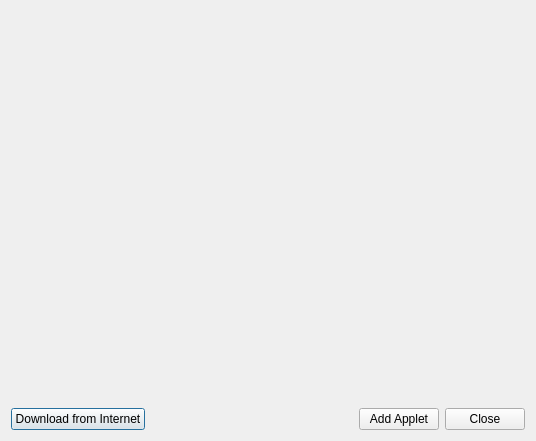
<ui version="4.0" >
 <class>AppletBrowserWindowBase</class>
 <widget class="QDialog" name="AppletBrowserWindowBase" >
  <property name="geometry" >
   <rect>
    <x>0</x>
    <y>0</y>
    <width>536</width>
    <height>441</height>
   </rect>
  </property>
  <property name="windowTitle" >
   <string>Dialog</string>
  </property>
  <layout class="QGridLayout" >
   <item row="0" column="0" colspan="4" >
    <widget class="KCategorizedItemsView" native="1" name="appletList" />
   </item>
   <item row="1" column="0" >
    <widget class="QPushButton" name="buttonGHNS" >
     <property name="text" >
      <string>Download from Internet</string>
     </property>
    </widget>
   </item>
   <item row="1" column="1" >
    <spacer>
     <property name="orientation" >
      <enum>Qt::Horizontal</enum>
     </property>
     <property name="sizeHint" >
      <size>
       <width>40</width>
       <height>20</height>
      </size>
     </property>
    </spacer>
   </item>
   <item row="1" column="2" >
    <widget class="QPushButton" name="buttonAdd" >
     <property name="text" >
      <string>Add Applet</string>
     </property>
    </widget>
   </item>
   <item row="1" column="3" >
    <widget class="QPushButton" name="buttonClose" >
     <property name="text" >
      <string>Close</string>
     </property>
    </widget>
   </item>
  </layout>
 </widget>
 <customwidgets>
  <customwidget>
   <class>KCategorizedItemsView</class>
   <extends>QWidget</extends>
   <header>appletbrowser/kcategorizeditemsview_p.h</header>
   <container>1</container>
  </customwidget>
 </customwidgets>
 <tabstops>
  <tabstop>buttonAdd</tabstop>
  <tabstop>buttonClose</tabstop>
  <tabstop>buttonGHNS</tabstop>
 </tabstops>
 <resources/>
 <connections>
  <connection>
   <sender>buttonClose</sender>
   <signal>clicked()</signal>
   <receiver>AppletBrowserWindowBase</receiver>
   <slot>close()</slot>
   <hints>
    <hint type="sourcelabel" >
     <x>491</x>
     <y>418</y>
    </hint>
    <hint type="destinationlabel" >
     <x>494</x>
     <y>444</y>
    </hint>
   </hints>
  </connection>
 </connections>
</ui>
